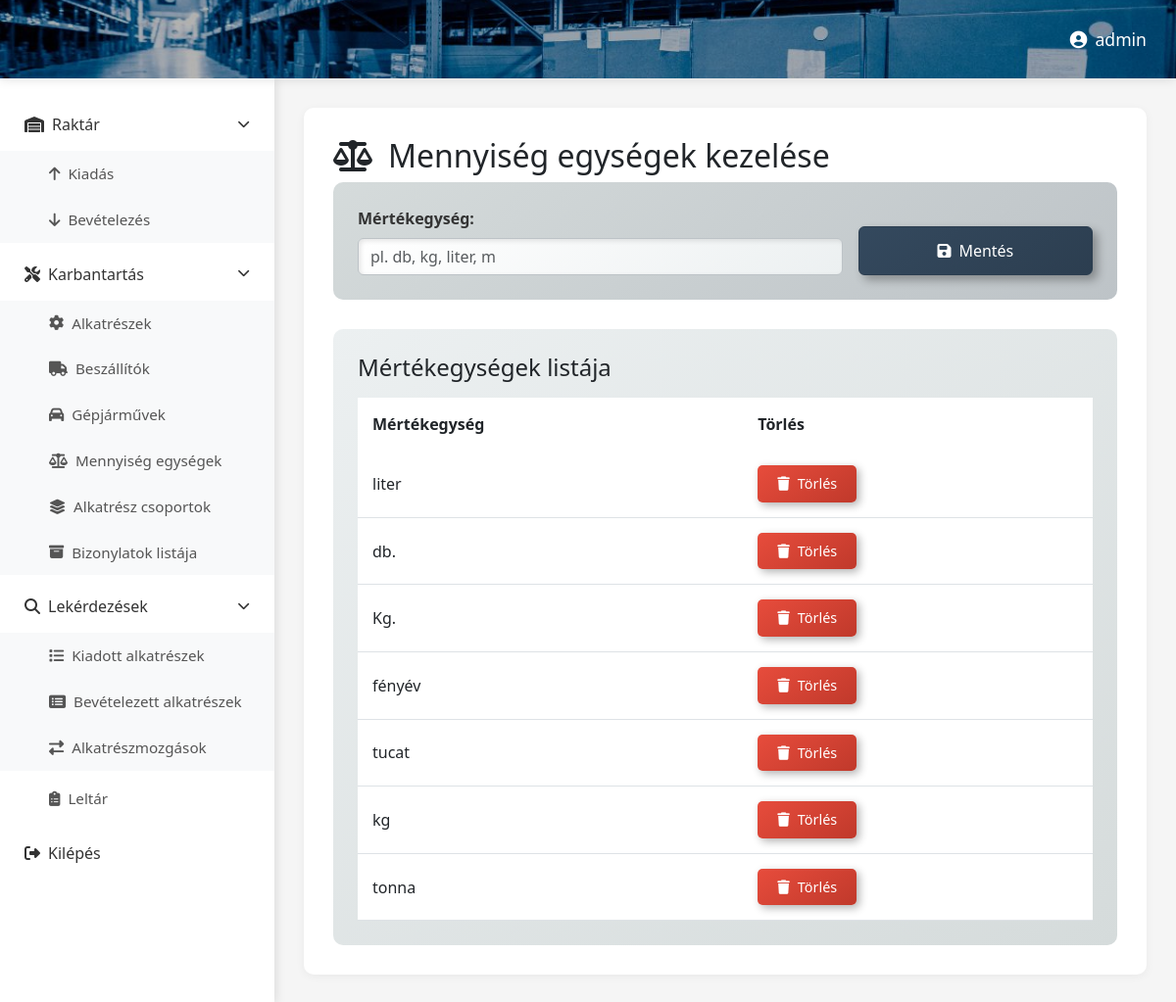
The page /mertekegyseg/ (signed in) on the database its author committed.
### raktar/models.py (models this page shows, shortened)
class Mertekegyseg(models.Model):
    mertegys = models.CharField(max_length=20)

### raktar/views.py (the view)
# urls.py: path('mertekegyseg/', views.mertekegyseg, name='mertekegyseg'),
@login_required
def mertekegyseg(request):
    mertekegysegek = Mertekegyseg.objects.all()
    context = {'mertekegysegek': mertekegysegek}
    return render(request,'mertekegyseg.html', context)

### raktar/templates/mertekegyseg.html (shortened to what this page needs)
{% extends 'base.html' %}
{% load static %}
{% block extra_css %}
<link rel="stylesheet" href="{% static 'css/mennyiseg-egysegek.css' %}">
{% endblock %}
{% block content %}
<header class="top-header">
    <div class="header-right">
        <span class="user-name"><i class="fas fa-user-circle me-2"></i>{{ user.username }}</span>
    </div>
</header>
<div class="main-container">
    {% include 'partials/sidebar.html' %}
    <main class="content-area">
        <div id="contentContainer">
            <h2><i class="fas fa-balance-scale me-3"></i>Mennyiség egységek kezelése</h2>
            <div class="form-section">
                <form method="POST" action="{% url 'raktar:addMertekegyseg' %}" class="row g-3 align-items-end">
                    <div class="col-md-8">
                        <label for="ujMertekegyseg" class="form-label">Mértékegység:</label>
                        <input type="text" class="form-control" id="ujMertekegyseg" name="ujMertekegyseg" placeholder="pl. db, kg, liter, m" required>
                    </div>
                    <div class="col-md-4">
                        <button type="submit" class="btn btn-save w-100">
                            <i class="fas fa-save me-2"></i>Mentés
                        </button>
                    </div>
                </form>
            </div>
            <div class="table-section mt-4">
                <h4 class="mb-3">Mértékegységek listája</h4>
                <div class="table-responsive">
                    <table class="table table-hover">
                        <thead>
                            <tr>
                                <th>Mértékegység</th>
                                <th>Törlés</th>
                            </tr>
                        </thead>
                        <tbody>
                            {% for mertekegyseg in mertekegysegek %}
                            <tr>
                                <td><span class="mertekegyseg-badge">{{ mertekegyseg.mertegys }}</span></td>
                                <td>
                                    <form method="POST" action="{% url 'raktar:deleteMertekegysegById' mertekegyseg.id %}" style="display: inline;">
                                        <button type="submit" class="btn btn-delete" onclick="return confirm('Biztosan törli?')">
                                            <i class="fas fa-trash me-2"></i>Törlés
                                        </button>
                                    </form>
                                </td>
                            </tr>
                            {% endfor %}
                        </tbody>
                    </table>
                </div>
            </div>
        </div>
    </main>
</div>
{% endblock %}

### raktar/static/css/dashboard.css (style rules this page uses)
* { margin: 0; padding: 0; box-sizing: border-box; }
body { font-family: 'Segoe UI', Tahoma, Geneva, Verdana, sans-serif; background: #f5f5f5; overflow-x: hidden; }
.top-header { background-size: cover; background-position: center; background-repeat: no-repeat; height: 80px; display: flex; align-items: center; justify-content: flex-end; padding: 0 30px; box-shadow: 0 2px 10px rgba(0,0,0,0.1); position: fixed; top: 0; left: 0; right: 0; z-index: 1000; background-image: url("../assets/images/raktar.jpg") !important; }
.top-header::before { content: ''; position: absolute; top: 0; left: 0; right: 0; bottom: 0; background: rgba(0, 0, 0, 0.3); z-index: 1; }
.header-right { position: relative; z-index: 2; }
.header-right { display: flex; align-items: center; gap: 20px; }
.user-name { color: white; font-weight: 500; font-size: 1.1rem; }
.main-container { display: flex; margin-top: 80px; min-height: calc(100vh - 80px); }
.content-area { flex: 1; margin-left: 280px; padding: 30px; background: #f5f5f5; }
#contentContainer { background: white; border-radius: 10px; padding: 30px; box-shadow: 0 2px 10px rgba(0,0,0,0.05); min-height: 500px; }

### raktar/static/css/mennyiseg-egysegek.css (style rules this page uses)
.form-section { background: #f8f9fa; padding: 25px; border-radius: 10px; margin-bottom: 30px; }
.form-label { font-weight: 600; color: #333; margin-bottom: 8px; }
.btn-save { background: linear-gradient(135deg, #667eea 0%, #764ba2 100%); border: none; color: white; padding: 12px 25px; font-weight: 500; transition: all 0.3s; }
.table-section { background: white; padding: 25px; border-radius: 10px; }
.table { margin-bottom: 0; }
.table thead { background: linear-gradient(135deg, #667eea 0%, #764ba2 100%); color: white; }
.table thead th { border: none; padding: 15px; font-weight: 600; }
.table tbody td { padding: 15px; vertical-align: middle; }
.btn-delete { background: linear-gradient(135deg, #e74c3c 0%, #c0392b 100%); border: none; color: white; padding: 8px 20px; border-radius: 5px; font-size: 0.9rem; transition: all 0.3s; }
.metallic .form-section { background: linear-gradient(145deg, #d5dbdb, #bdc3c7); }
.metallic .btn-save { background: linear-gradient(145deg, #34495e, #2c3e50); border: 1px solid #2c3e50; box-shadow: 5px 5px 10px rgba(0, 0, 0, 0.3); }
.metallic .table-section { background: linear-gradient(145deg, #ecf0f1, #d5dbdb); }
.metallic .table thead { background: linear-gradient(135deg, #34495e 0%, #2c3e50 100%); }
.metallic .btn-delete { background: linear-gradient(145deg, #e74c3c, #c0392b); box-shadow: 3px 3px 8px rgba(0, 0, 0, 0.3); }
.metallic .form-control { background: linear-gradient(145deg, #ffffff, #ecf0f1); border: 1px solid #bdc3c7; box-shadow: inset 2px 2px 5px rgba(0, 0, 0, 0.1); }

### raktar/static/css/metallic-theme-dashboard.css (style rules this page uses)
.top-header { background-image: linear-gradient(135deg, rgba(255,255,255,0.02) 0%, rgba(0,0,0,0.02) 100%), linear-gradient(135deg, #667eea 0%, #764ba2 100%); }

### rows shown on the page
Mertekegyseg: mertegys "liter"
Mertekegyseg: mertegys "db."
Mertekegyseg: mertegys "Kg."
Mertekegyseg: mertegys "fényév"
Mertekegyseg: mertegys "tucat"
Mertekegyseg: mertegys "kg"
Mertekegyseg: mertegys "tonna"

### other values the page prints
{{ user.username }} "admin"
